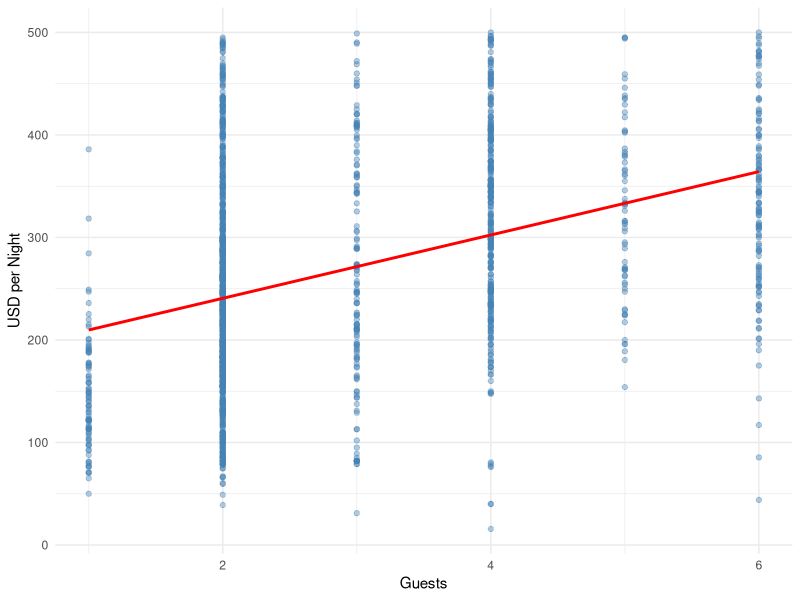
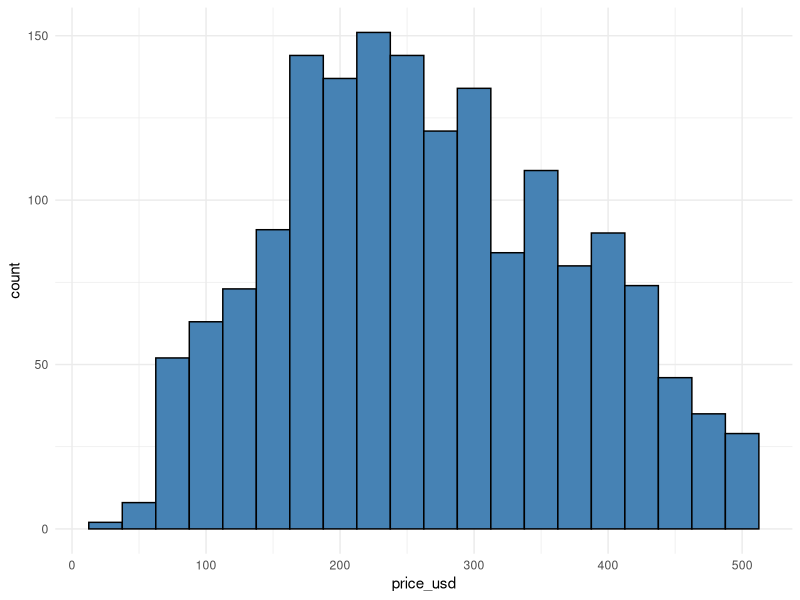
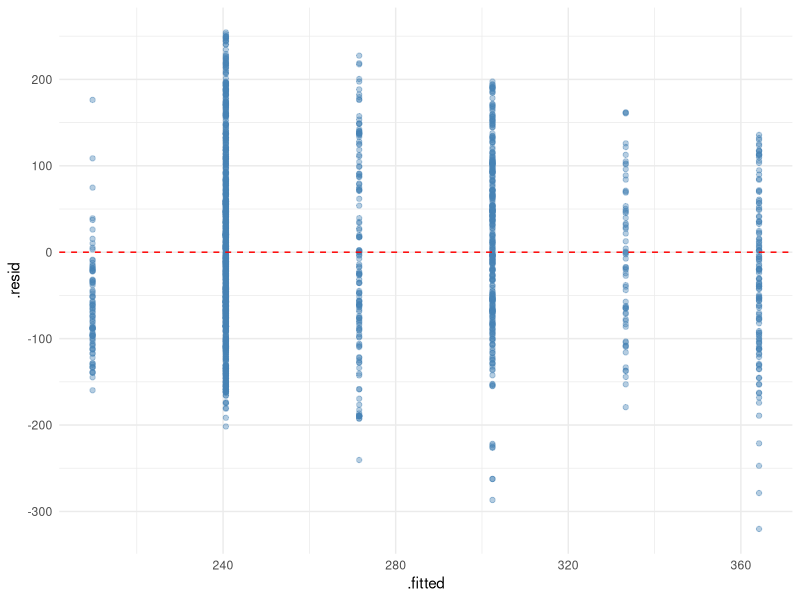
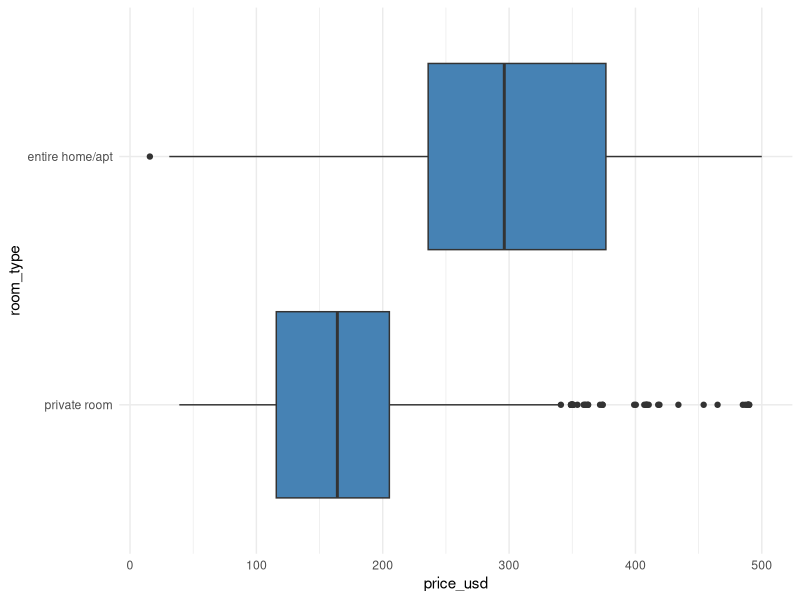
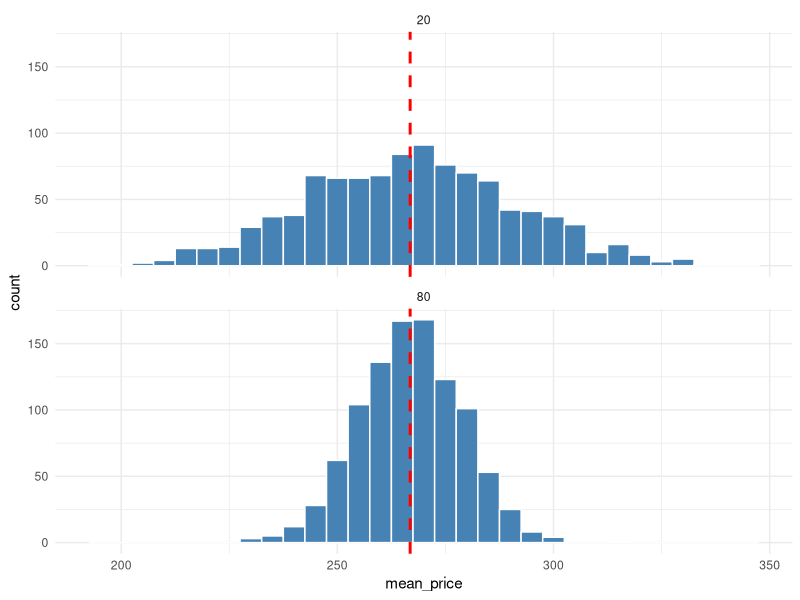

These figures' R source, in order:
# STT303 Project 2: Boston on a Budget
# Team ID: Osvaldo Perez-Eslava
# Members (2 or 3):
# Section leads draft; another member reviews. Submit one integrated script.
# Run from the project root. Do not edit the supplied CSV or use absolute paths.
library(tidyverse)
library(lubridate)
library(broom)

# 1. Create listings_raw, listings_clean, analysis_data and cleaning_audit.
# Import ALL columns as character (IDs exceed exact double-integer precision).
# Check/remove exact duplicates, normalize labels, and parse numbers/dates.
# Add days_since_review and review_status; missing review dates remain valid.
# Apply the exact sequential study-scope rules from the instructions.
# Hint: as.numeric(snapshot_date - last_review) gives a difference in days.
listings_raw <- read.csv(here::here("data", "boston_listings_raw.csv"), colClasses = 'character') |> distinct()
listings_clean <- tibble(
  #Complete ID maintained
  listing_id = listings_raw$id,
  #Parses Listing date in YYYY-MM-DD
  snapshot_date = listings_raw$last_scraped |> 
    ymd(),
  #Squishes the neighborhood names to remove surrounding whitespace and reduce whitespace between words
  neighborhood = listings_raw$neighbourhood_cleansed |> 
    str_squish(),
  #Squishes the listings types, turns the letters into lowercase, and as an unordered factor
  room_type = listings_raw$room_type |> 
    str_squish() |> 
    str_to_lower() |> 
    factor(
      levels = c(
        "private room",
        "entire home/apt",
        "shared room",
        "hotel room"
      ),
      ordered = FALSE
    ),
  #Parses the capacity into ints
  accommodates = listings_raw$accommodates |> 
    as.numeric(),
  #Parses the price into ints
  price_usd = listings_raw$price |> 
    str_extract("\\d+\\.\\d+") |> 
    as.numeric(),
  #Parses the nights into ints
  minimum_nights = listings_raw$minimum_nights |> 
    as.numeric(),
  #Parses review date in YYYY-MM-DD
  last_review = listings_raw$last_review |> 
    ymd(),
  #Parses the number of reviews into ints
  number_of_reviews = listings_raw$number_of_reviews |> 
    as.numeric()
)

listings_clean <- listings_clean |> 
  mutate(
    accommodates = if_else(accommodates <= 0, NA, accommodates),
    price_usd = if_else(price_usd <= 0, NA, price_usd),
    minimum_nights = if_else(minimum_nights <= 0, NA, minimum_nights),
    days_since_review = as.numeric(snapshot_date - last_review),
    review_status = case_when(
      is.na(last_review) ~ "no review date",
      days_since_review >= 0 & days_since_review <= 180 ~ "recent",
      days_since_review > 180 ~ "older",
      .default = NA
    ) |> 
      factor(
        levels = c(
          "recent",
          "older",
          "no review date"
        ),
        ordered = FALSE
      )
  )
###
#This sections is to check for any future review dates
future_reviews <- listings_clean |>
  filter(days_since_review < 0) |>
  select(listing_id, snapshot_date, last_review, days_since_review)

future_reviews

nrow(future_reviews)

complete_data <- listings_clean |> 
  filter(
    !is.na(price_usd),
    !is.na(accommodates),
    !is.na(minimum_nights),
    !is.na(room_type),
    !is.na(snapshot_date))

room_data <- complete_data |>
  filter(room_type == "private room" | room_type == "entire home/apt")

capacity_data <- room_data |>
  filter(accommodates >= 1, accommodates <= 6)

stay_data <- capacity_data |>
  filter(minimum_nights >= 1, minimum_nights <= 7)

analysis_data <- stay_data |>
  filter(price_usd > 0, price_usd <= 500) |>
  mutate(
    room_type = droplevels(room_type),
    room_type = relevel(room_type, ref = "private room")
  ) |>
  arrange(as.character(listing_id))

cleaning_audit <- tibble(
  raw_rows <- nrow(listings_raw),
  duplicate_rows <- raw_rows - nrow(distinct(listings_raw)),
  clean_rows <- nrow(listings_clean),
  missing_price <- sum(is.na(listings_clean$price_usd)),
  missing_capacity <- sum(is.na(listings_clean$accommodates)),
  missing_minimum_nights <- sum(is.na(listings_clean$minimum_nights)),
  missing_review_date <- sum(is.na(listings_clean$last_review)),
  complete_rows <- nrow(complete_data),
  room_rows <- nrow(room_data),
  capacity_rows <- nrow(capacity_data),
  stay_rows <- nrow(stay_data),
  analysis_rows <- nrow(analysis_data)
)
nrow(analysis_data)

n_distinct(analysis_data$listing_id)

sum(duplicated(analysis_data$listing_id))

range(analysis_data$snapshot_date, na.rm = TRUE)

range(analysis_data$last_review, na.rm = TRUE)

unique(analysis_data$room_type)

unique(analysis_data$review_status)

levels(analysis_data$room_type)

levels(analysis_data$review_status)

sum(analysis_data$days_since_review < 0, na.rm = TRUE)

summary(analysis_data$days_since_review)

sum(is.na(analysis_data$days_since_review))

summary(analysis_data$price_usd)
summary(analysis_data$accommodates)
summary(analysis_data$minimum_nights)

table(analysis_data$room_type)
table(analysis_data$review_status, useNA = "always")

glimpse(analysis_data)

# 2. Create room_summary, review_summary, plot_price, plot_room, plot_capacity.

room_summary <- analysis_data |>
  group_by(room_type) |>
  summarise(
    n = n(),
    mean_price = mean(price_usd),
    median_price = median(price_usd),
    sd_price = sd(price_usd),
    .groups = "drop"
  )

review_summary <- analysis_data |>
  group_by(review_status) |>
  summarise(
    n = n(),
    mean_price = mean(price_usd),
    .groups = "drop"
  )

plot_price <- ggplot(analysis_data, aes(x = price_usd)) +
  geom_histogram(
    binwidth = 25,
    fill = "steelblue",
    color = "black"
  ) +
  theme_minimal()

plot_room <- ggplot(analysis_data, aes(x = room_type, y = price_usd)) +
  geom_boxplot(
    fill = "steelblue"
  ) +
  coord_flip() +
  theme_minimal()

plot_capacity <- ggplot(
  analysis_data,
  aes(x = accommodates, y = price_usd)
) +
  geom_point(
    alpha = 0.4,
    color = "steelblue"
  ) +
  labs(
    x = "Guests",
    y = "USD per Night"
  ) +
  geom_smooth(
    method = "lm",
    formula = y ~ x,
    se = FALSE,
    color = "red"
  ) +
  theme_minimal()


# 3. Create capacity_cor, capacity_model, capacity_terms, capacity_augmented,
# capacity_predictions, plot_residual.
capacity_cor <- cor(
  analysis_data$accommodates,
  analysis_data$price_usd,
  use = "complete.obs"
)

capacity_model <- lm(
  price_usd ~ accommodates,
  data = analysis_data
)

capacity_terms <- broom::tidy(capacity_model) |>
  select(term, estimate)

capacity_augmented <- broom::augment(capacity_model)

capacity_predictions <- data.frame(
  accommodates = c(2, 4, 6)
) |>
  mutate(
    predicted_price = predict(
      capacity_model,
      newdata = data.frame(
        accommodates = accommodates
      )
    )
  )


plot_residual <- ggplot(
  capacity_augmented,
  aes(x = .fitted, y = .resid)
) +
  geom_point(
    alpha = 0.4,
    color = "steelblue"
  ) +
  geom_hline(
    yintercept = 0,
    linetype = "dashed",
    color = "red"
  ) +
  theme_minimal()


# 4. Create room_model, room_terms and room_predictions.
# Reference group: private room. Verify predictions equal group means.
room_model <- lm(
  price_usd ~ room_type,
  data = analysis_data
)

summary(room_model)

analysis_data$room_type <- relevel(
  analysis_data$room_type,
  ref = "private room"
)

room_terms <- broom::tidy(room_model) |>
  select(term, estimate)

room_predictions <- data.frame(
  room_type = factor(
    c("private room", "entire home/apt"),
    levels = c("private room", "entire home/apt")
  )
) |>
  mutate(
    predicted_price = predict(
      room_model,
      newdata = data.frame(
        room_type = room_type
      )
    )
  )

room_comparison <- room_predictions |>
  left_join(
    room_summary |>
      select(room_type, mean_price),
    by = "room_type"
  ) |>
  mutate(
    difference = predicted_price - mean_price
  )




# 5. Create population_mean, sampling_means, sampling_summary, plot_sampling.
# set.seed(30322); all 1,000 n=20 draws first, then all 1,000 n=80 draws.
# Hint: replicate(1000, mean(sample(x, size=..., replace=FALSE)))
population_mean <- mean(analysis_data$price_usd)

set.seed(30322)

x <- analysis_data$price_usd

# Generate 1,000 sample means with sample size 20
means_20 <- replicate(
  1000,
  mean(sample(x, size = 20, replace = FALSE))
)

# Generate 1,000 sample means with sample size 80
means_80 <- replicate(
  1000,
  mean(sample(x, size = 80, replace = FALSE))
)

sampling_means <- tibble(
  sample_size = c(
    rep(20, 1000),
    rep(80, 1000)
  ),
  mean_price = c(
    means_20,
    means_80
  )
)

sampling_summary <- sampling_means |>
  group_by(sample_size) |>
  summarise(
    mean_of_means = mean(mean_price),
    sd_of_means = sd(mean_price),
    .groups = "drop"
  )
plot_sampling <- ggplot(
  sampling_means,
  aes(x = mean_price)
) +
  geom_histogram(
    binwidth = 5,
    fill = "steelblue",
    color = "white"
  ) +
  geom_vline(
    xintercept = population_mean,
    color = "red",
    linetype = "dashed",
    linewidth = 1
  ) +
  facet_wrap(
    ~ sample_size,
    ncol = 1
  ) +
  theme_minimal()



# Write interpretation and team verification in project2.Rmd.
